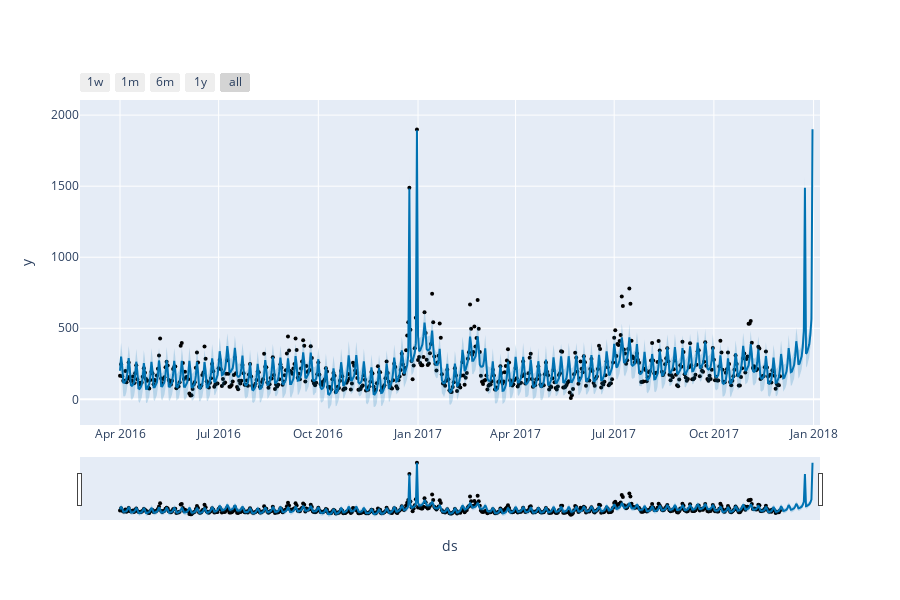

Notebook code for this chart:
### Code cell
forecast = m2.predict(periods=30, freq="D")
m2.plot_model_forecast(forecast)

### Figure 1 — Plotly figure (JSON) as saved in the notebook; plotly's stock layout.template omitted (floating-point values rounded to 4 significant figures; data arrays with more than 128 entries replaced by an {"elided": "..."} marker saying what was removed)
{"data": [{"marker": {"color": "black", "size": 4}, "mode": "markers", "name": "Actual", "type": "scatter", "x": {"elided": "610 str values"}, "y": {"elided": "610 int values"}}, {"hoverinfo": "skip", "line": {"width": 0}, "mode": "lines", "type": "scatter", "x": {"elided": "640 str values"}, "y": {"elided": "640 float values"}}, {"fill": "tonexty", "fillcolor": "rgba(0, 114, 178, 0.2)", "line": {"color": "#0072B2", "width": 2}, "mode": "lines", "name": "Predicted", "type": "scatter", "x": {"elided": "640 str values"}, "y": {"elided": "640 float values"}}, {"fill": "tonexty", "fillcolor": "rgba(0, 114, 178, 0.2)", "hoverinfo": "skip", "line": {"width": 0}, "mode": "lines", "type": "scatter", "x": {"elided": "640 str values"}, "y": {"elided": "640 float values"}}], "layout": {"height": 600, "showlegend": false, "width": 900, "xaxis": {"rangeselector": {"buttons": [{"count": 7, "label": "1w", "step": "day", "stepmode": "backward"}, {"count": 1, "label": "1m", "step": "month", "stepmode": "backward"}, {"count": 6, "label": "6m", "step": "month", "stepmode": "backward"}, {"count": 1, "label": "1y", "step": "year", "stepmode": "backward"}, {"step": "all"}]}, "rangeslider": {"visible": true}, "title": {"text": "ds"}, "type": "date"}, "yaxis": {"title": {"text": "y"}}}}
